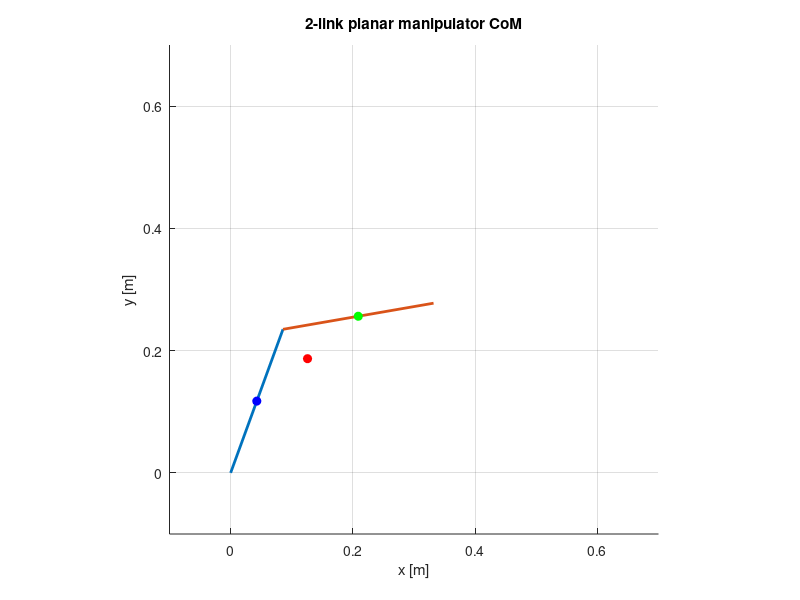
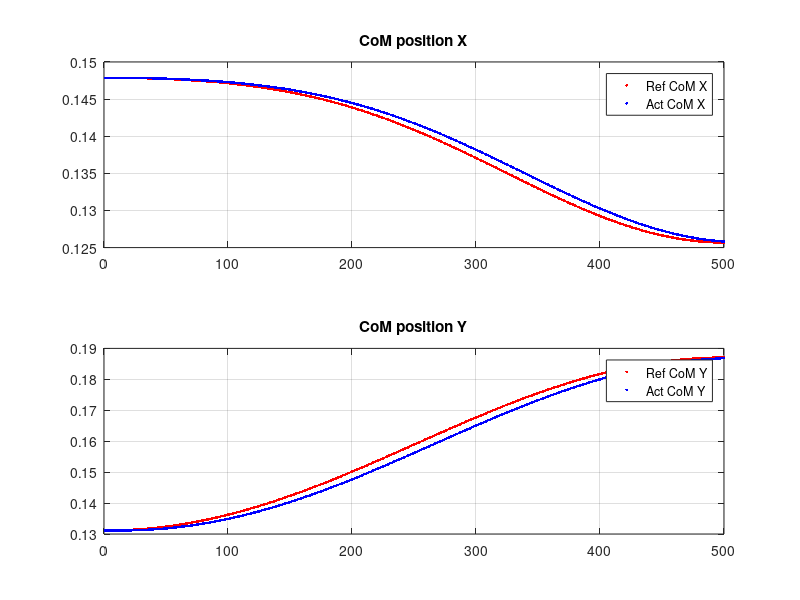

MATLAB code for these plots, in order:
% 2-link planar manipulator CoM Jacobian control (FIXED)
clc; clear;

g = 9.81;  L1 = 0.25; L2 = 0.25;
m1 = 0.25; m2 = 0.25;
d1 = L1/2; d2 = L2/2;
h  = 0.06;
step_time = 500;
del_t = 0.002;

%------Initial Settings------
Init_th = [pi/3, -pi/2]; % [theta1 theta2]
I1 = (m1*(L1^2+h^2))/12;
I2 = (m2*(L2^2+h^2))/12;

A0 = eye(4);
A1 = [cos(Init_th(1)) -sin(Init_th(1)) 0 L1*cos(Init_th(1));
      sin(Init_th(1))  cos(Init_th(1)) 0 L1*sin(Init_th(1));
      0                0               1 0;
      0                0               0 1];
A2 = [cos(Init_th(2)) -sin(Init_th(2)) 0 L2*cos(Init_th(2));
      sin(Init_th(2))  cos(Init_th(2)) 0 L2*sin(Init_th(2));
      0                0               1 0;
      0                0               0 1];

T00 = A0;
T01 = T00*A1;
T02 = T01*A2;
T12 = T02 - T01;

% link CoM (init)
CoM1 = [0.5*T01(1,4), 0.5*T01(2,4), 0];
CoM2 = [T01(1,4)+0.5*T12(1,4), T01(2,4)+0.5*T12(2,4), 0];

m  = m1 + m2;

CoM_total = [(m1*CoM1(1)+m2*CoM2(1))/m, (m1*CoM1(2)+m2*CoM2(2))/m];
init_CoM  = CoM_total;

CoM_x = zeros(1,step_time);
CoM_y = zeros(1,step_time);
CoM_x(1) = init_CoM(1);
CoM_y(1) = init_CoM(2);

theta_1     = zeros(1,step_time); theta_1(1) = Init_th(1);
theta_1_dot = zeros(1,step_time);
theta_1_ddot= zeros(1,step_time);

theta_2     = zeros(1,step_time); theta_2(1) = Init_th(2);
theta_2_dot = zeros(1,step_time);
theta_2_ddot= zeros(1,step_time);

%-----Reference CoM via joint reference (cosine profile)------
for i = 1:step_time
    s = (i-1)/step_time; % 0~1 normalized  (고침: theta_2도 동일 정규화 사용)
    theta_1(i) = Init_th(1) + deg2rad(10)*0.5*(1 - cos(pi*s));
    theta_2(i) = Init_th(2) + deg2rad(30)*0.5*(1 - cos(pi*s));

    if i >= 2
        theta_1_dot(i) = (theta_1(i) - theta_1(i-1))/del_t;
        theta_2_dot(i) = (theta_2(i) - theta_2(i-1))/del_t;
    end
    if i >= 3
        theta_1_ddot(i) = (theta_1_dot(i) - theta_1_dot(i-1))/del_t;
        theta_2_ddot(i) = (theta_2_dot(i) - theta_2_dot(i-1))/del_t;
    end

    % FK with reference joints (for reference CoM)
    A1 = [cos(theta_1(i)) -sin(theta_1(i)) 0 L1*cos(theta_1(i));
          sin(theta_1(i))  cos(theta_1(i)) 0 L1*sin(theta_1(i));
          0                0               1 0;
          0                0               0 1];
    A2 = [cos(theta_2(i)) -sin(theta_2(i)) 0 L2*cos(theta_2(i));
          sin(theta_2(i))  cos(theta_2(i)) 0 L2*sin(theta_2(i));
          0                0               1 0;
          0                0               0 1];

    T00 = eye(4);
    T01 = T00*A1;
    T02 = T01*A2;
    T12 = T02 - T01;

    CoM1 = [0.5*T01(1,4), 0.5*T01(2,4), 0];
    CoM2 = [T01(1,4)+0.5*T12(1,4), T01(2,4)+0.5*T12(2,4), 0];

    CoM_x(i) = (m1*CoM1(1)+m2*CoM2(1))/m;
    CoM_y(i) = (m1*CoM1(2)+m2*CoM2(2))/m;
end

%-----CoM control Initial parameters------
Kp = [2000, 5000];
Kd = [60,   150 ];

act_th      = zeros(2,step_time+1);  act_th(:,1)      = Init_th(:);
act_th_dot  = zeros(2,step_time+1);
act_th_ddot = zeros(2,step_time);

act_CoM_x      = zeros(1,step_time); act_CoM_x(1) = init_CoM(1);
act_CoM_y      = zeros(1,step_time); act_CoM_y(1) = init_CoM(2);
act_CoM_x_dot  = zeros(1,step_time);
act_CoM_y_dot  = zeros(1,step_time);

% (선택) 작은 점성 감쇠로 수치 안정성 향상
B = diag([0.02, 0.02]);

%-----Figure (핸들 재사용)------
figure(1); clf;
axis equal; grid on; hold on;
axis([-0.1 0.7 -0.1 0.7]);
xlabel('x [m]'); ylabel('y [m]');
title('2-link planar manipulator CoM');

% 초기 드로잉
p0 = [0;0]; 
p1 = [L1*cos(act_th(1,1)); L1*sin(act_th(1,1))];
p2 = [L1*cos(act_th(1,1))+L2*cos(sum(act_th(:,1))); ...
      L1*sin(act_th(1,1))+L2*sin(sum(act_th(:,1)))];

h_l1 = plot([p0(1), p1(1)], [p0(2), p1(2)], 'LineWidth',2);
h_l2 = plot([p1(1), p2(1)], [p1(2), p2(2)], 'LineWidth',2);
h_c1 = plot(NaN,NaN,'bo','MarkerFaceColor','b'); % link1 CoM
h_c2 = plot(NaN,NaN,'go','MarkerFaceColor','g'); % link2 CoM
h_c  = plot(init_CoM(1), init_CoM(2), 'ro','MarkerFaceColor','r'); % total CoM

%-----CoM control loop------
for i = 1:step_time
    q1 = act_th(1,i);  q2 = act_th(2,i);
    % current FK
    A1 = [cos(q1) -sin(q1) 0 L1*cos(q1);
          sin(q1)  cos(q1) 0 L1*sin(q1);
          0        0       1 0;
          0        0       0 1];
    A2 = [cos(q2) -sin(q2) 0 L2*cos(q2);
          sin(q2)  cos(q2) 0 L2*sin(q2);
          0        0       1 0;
          0        0       0 1];

    T00 = eye(4);
    T01 = T00*A1;
    T02 = T01*A2;
    T12 = T02 - T01;

    % gravity torques (올바른 G 사용)
    G1 = (m1*g*d1 + m2*g*L1)*cos(q1) + m2*g*d2*cos(q1+q2);
    G2 =  m2*g*d2*cos(q1+q2);
    G   = [G1; G2];

    % link CoM (현재 자세)
    CoM1 = [0.5*T01(1,4), 0.5*T01(2,4), 0];
    CoM2 = [T01(1,4)+0.5*T12(1,4), T01(2,4)+0.5*T12(2,4), 0];

    % total CoM (현재)
    act_CoM_x(i) = (m1*CoM1(1)+m2*CoM2(1))/m;
    act_CoM_y(i) = (m1*CoM1(2)+m2*CoM2(2))/m;

    % CoM 속도 (유한차분)
    if i >= 2
        act_CoM_x_dot(i) = (act_CoM_x(i) - act_CoM_x(i-1))/del_t;
        act_CoM_y_dot(i) = (act_CoM_y(i) - act_CoM_y(i-1))/del_t;
    end

    % Jacobian columns (기하학적: cross)
    z0 = T00(1:3,3); p0w = T00(1:3,4);
    z1 = T01(1:3,3); p1w = T01(1:3,4);

    p_com = [act_CoM_x(i); act_CoM_y(i); 0];
    p_c2  = [CoM2(1); CoM2(2); 0];

    % d(CoM)/dq1 = z0 × (p_com - p0)
    Jcol1 = cross(z0, (p_com - p0w));
    % d(CoM)/dq2 = (m2/m) * z1 × (p_c2 - p1)
    Jcol2 = (m2/m) * cross(z1, (p_c2 - p1w));

    J = [Jcol1, Jcol2];   % 3×2 (z성분 0이므로 x,y만 실제 사용)

    % Task-space PD force at CoM
    ex = CoM_x(i) - act_CoM_x(i);
    ey = CoM_y(i) - act_CoM_y(i);
    evx = -act_CoM_x_dot(i);
    evy = -act_CoM_y_dot(i);
    F = [Kp(1)*ex + Kd(1)*evx;
         Kp(2)*ey + Kd(2)*evy;
         0];

    % Joint torques with gravity compensation
    tau = J.'*F + G;

    % Dynamics (FIX: cos(q2) 현재값 사용)
    q1d = act_th_dot(1,i); q2d = act_th_dot(2,i);

    M11 = I1 + I2 + m1*d1^2 + m2*(L1^2 + d2^2 + 2*L1*d2*cos(q2));
    M12 = I2 + m2*(d2^2 + L1*d2*cos(q2));
    M21 = M12;
    M22 = I2 + m2*d2^2;
    Mmat = [M11 M12; M21 M22];

    % Coriolis/centrifugal (표준 2링크)
    h = -m2*L1*d2*sin(q2);
    Cvec = [ h*(2*q1d*q2d + q2d^2);
            -h*(q1d^2) ];

    % 작은 점성 감쇠
    tau_damp = B * [q1d; q2d];

    % Forward dynamics (semi-implicit Euler)
    qdd = Mmat \ (tau - Cvec - G - tau_damp);
    act_th_ddot(:,i)   = qdd;
    act_th_dot(:,i+1)  = act_th_dot(:,i) + del_t*qdd;
    act_th(:,i+1)      = act_th(:,i)     + del_t*act_th_dot(:,i+1);

    % ----- draw -----
    p1 = [L1*cos(act_th(1,i)); L1*sin(act_th(1,i))];
    p2 = [L1*cos(act_th(1,i))+L2*cos(sum(act_th(:,i))); ...
          L1*sin(act_th(1,i))+L2*sin(sum(act_th(:,i)))];

    set(h_l1,'XData',[0, p1(1)], 'YData',[0, p1(2)]);
    set(h_l2,'XData',[p1(1), p2(1)], 'YData',[p1(2), p2(2)]);
    set(h_c1,'XData', CoM1(1), 'YData', CoM1(2));
    set(h_c2,'XData', CoM2(1), 'YData', CoM2(2));
    set(h_c, 'XData', act_CoM_x(i),'YData', act_CoM_y(i));
    drawnow;
end

%-----Plots------
figure(2); clf;
i = 1:step_time;
subplot(2,1,1);
plot(i, CoM_x, 'r.', i, act_CoM_x, 'b.'); grid on;
title('CoM position X'); legend('Ref CoM X','Act CoM X');

subplot(2,1,2);
plot(i, CoM_y, 'r.', i, act_CoM_y, 'b.'); grid on;
title('CoM position Y'); legend('Ref CoM Y','Act CoM Y');

% (참고) 실제 중력 vs. 잘못 썼던 partial diff 비교 제거
% 필요하면 아래처럼 테이블 만들 수 있음:
% varNames = ["G1","G2"];
% T = table((G1_hist)', (G2_hist)', 'VariableNames', varNames)
